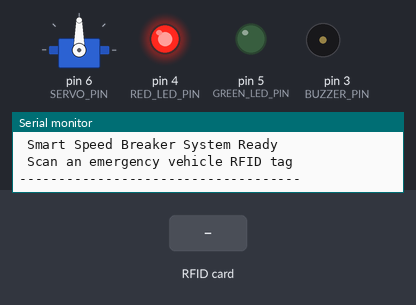
A sketch run on a simulated Arduino Uno, built with avr-gcc and run on an emulated ATmega328P. Shown: servo, output pins drawn as LEDs (lit = HIGH), buzzer (waves = sounding), the last lines printed to the serial monitor. The inputs (shaded band) are chosen by the test bench. Pins used as bus, display or sensor lines are not drawn.

Above: at 1.3 s.
1.4 s: RFID card DE AD BE EF held to the reader
At 2.8 s:
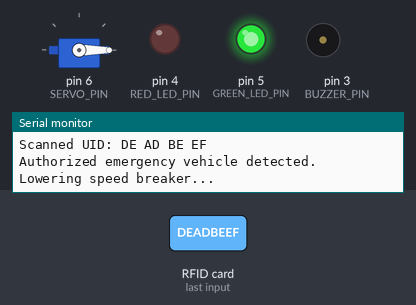
3.2 s: RFID card 5E 7A 19 C4 held to the reader
At 3.28 s:
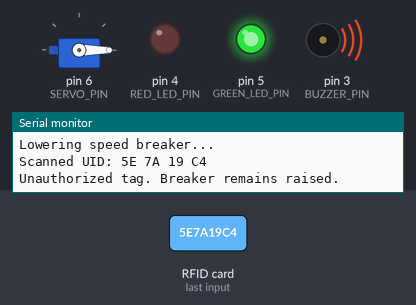
Timing chart, 0 to 12.9 s (numbered marks = the images above; inputs shaded):
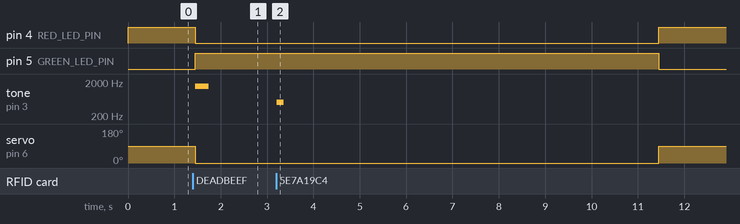

The sketch:

smart_speed_breaker.ino
```cpp
/*
  Smart Speed Breaker System for Emergency Vehicles
  Board: Arduino UNO / Nano (5V logic)
  Modules: MFRC522 RFID reader, servo motor, red/green LEDs, buzzer

  Behaviour:
  - Normal state: speed breaker servo is in RAISED position.
  - When a registered emergency-vehicle RFID card/tag is detected:
      * buzzer sounds briefly
      * green LED turns on
      * servo moves to LOWERED position for the configured time
  - After the clearance period, the breaker returns to RAISED position.

  IMPORTANT:
  This is an educational tabletop prototype. Do not connect it to a real
  road mechanism. A real installation needs certified fail-safe controls,
  vehicle detection redundancy, safety interlocks, weatherproofing and
  approval from the relevant road/traffic authorities.
*/

#include <SPI.h>
#include <MFRC522.h>
#include <Servo.h>

// ---------- Pin configuration ----------
#define RFID_SS_PIN   10
#define RFID_RST_PIN  9
#define SERVO_PIN     6
#define RED_LED_PIN   4
#define GREEN_LED_PIN 5
#define BUZZER_PIN    3

MFRC522 rfid(RFID_SS_PIN, RFID_RST_PIN);
Servo breakerServo;

// ---------- Mechanical positions (adjust for your model) ----------
const int RAISED_ANGLE  = 90;  // Speed breaker raised
const int LOWERED_ANGLE = 0;   // Speed breaker lowered

// Time the breaker stays lowered after a valid emergency tag.
const unsigned long CLEARANCE_TIME_MS = 10000UL;

// Replace this example UID with your emergency vehicle card/tag UID.
// UID is printed to Serial Monitor when an unknown tag is scanned.
// Example format: {0xDE, 0xAD, 0xBE, 0xEF}
const byte AUTHORIZED_UID[] = {0xDE, 0xAD, 0xBE, 0xEF};
const byte AUTHORIZED_UID_LENGTH = sizeof(AUTHORIZED_UID);

bool isLowered = false;
unsigned long loweredAt = 0;

bool isAuthorizedCard() {
  if (rfid.uid.size != AUTHORIZED_UID_LENGTH) {
    return false;
  }

  for (byte i = 0; i < AUTHORIZED_UID_LENGTH; i++) {
    if (rfid.uid.uidByte[i] != AUTHORIZED_UID[i]) {
      return false;
    }
  }
  return true;
}

void printScannedUID() {
  Serial.print(F("Scanned UID: "));
  for (byte i = 0; i < rfid.uid.size; i++) {
    if (rfid.uid.uidByte[i] < 0x10) Serial.print('0');
    Serial.print(rfid.uid.uidByte[i], HEX);
    if (i < rfid.uid.size - 1) Serial.print(' ');
  }
  Serial.println();
}

void lowerBreaker() {
  Serial.println(F("Authorized emergency vehicle detected."));
  Serial.println(F("Lowering speed breaker..."));

  digitalWrite(RED_LED_PIN, LOW);
  digitalWrite(GREEN_LED_PIN, HIGH);
  tone(BUZZER_PIN, 1500, 300);

  breakerServo.write(LOWERED_ANGLE);
  isLowered = true;
  loweredAt = millis();
}

void raiseBreaker() {
  Serial.println(F("Clearance time completed. Raising speed breaker..."));

  breakerServo.write(RAISED_ANGLE);
  digitalWrite(GREEN_LED_PIN, LOW);
  digitalWrite(RED_LED_PIN, HIGH);

  isLowered = false;
}

void setup() {
  Serial.begin(9600);
  while (!Serial) { ; }

  pinMode(RED_LED_PIN, OUTPUT);
  pinMode(GREEN_LED_PIN, OUTPUT);
  pinMode(BUZZER_PIN, OUTPUT);

  digitalWrite(RED_LED_PIN, HIGH);
  digitalWrite(GREEN_LED_PIN, LOW);

  breakerServo.attach(SERVO_PIN);
  breakerServo.write(RAISED_ANGLE);

  SPI.begin();
  rfid.PCD_Init();

  Serial.println(F("------------------------------------"));
  Serial.println(F(" Smart Speed Breaker System Ready"));
  Serial.println(F(" Scan an emergency vehicle RFID tag"));
  Serial.println(F("------------------------------------"));
}

void loop() {
  // Return the breaker to its normal raised position after the timer.
  if (isLowered && (millis() - loweredAt >= CLEARANCE_TIME_MS)) {
    raiseBreaker();
  }

  // Check whether a new RFID card/tag is present.
  if (!rfid.PICC_IsNewCardPresent()) return;
  if (!rfid.PICC_ReadCardSerial()) return;

  printScannedUID();

  if (isAuthorizedCard()) {
    // Refresh the clearance period if the authorized tag is scanned again.
    if (!isLowered) {
      lowerBreaker();
    } else {
      loweredAt = millis();
      Serial.println(F("Emergency tag scanned again; clearance timer extended."));
      tone(BUZZER_PIN, 1500, 150);
    }
  } else {
    Serial.println(F("Unauthorized tag. Breaker remains raised."));
    tone(BUZZER_PIN, 500, 150);
  }

  rfid.PICC_HaltA();
  rfid.PCD_StopCrypto1();
}
```

Measured:
- after the input at 1.4 s, pin 4 (RED_LED_PIN): HIGH → LOW after 0.05 s; pin 5 (GREEN_LED_PIN): LOW → HIGH after 0.05 s; tone on pin 3 (BUZZER_PIN): silent → 1500 Hz after 0.05 s, → silent 0.30 s later; servo on pin 6 (SERVO_PIN): 90° → 0° after 0.05 s
- after the input at 3.2 s, tone on pin 3 (BUZZER_PIN): silent → 500 Hz at once, → silent 0.15 s later
